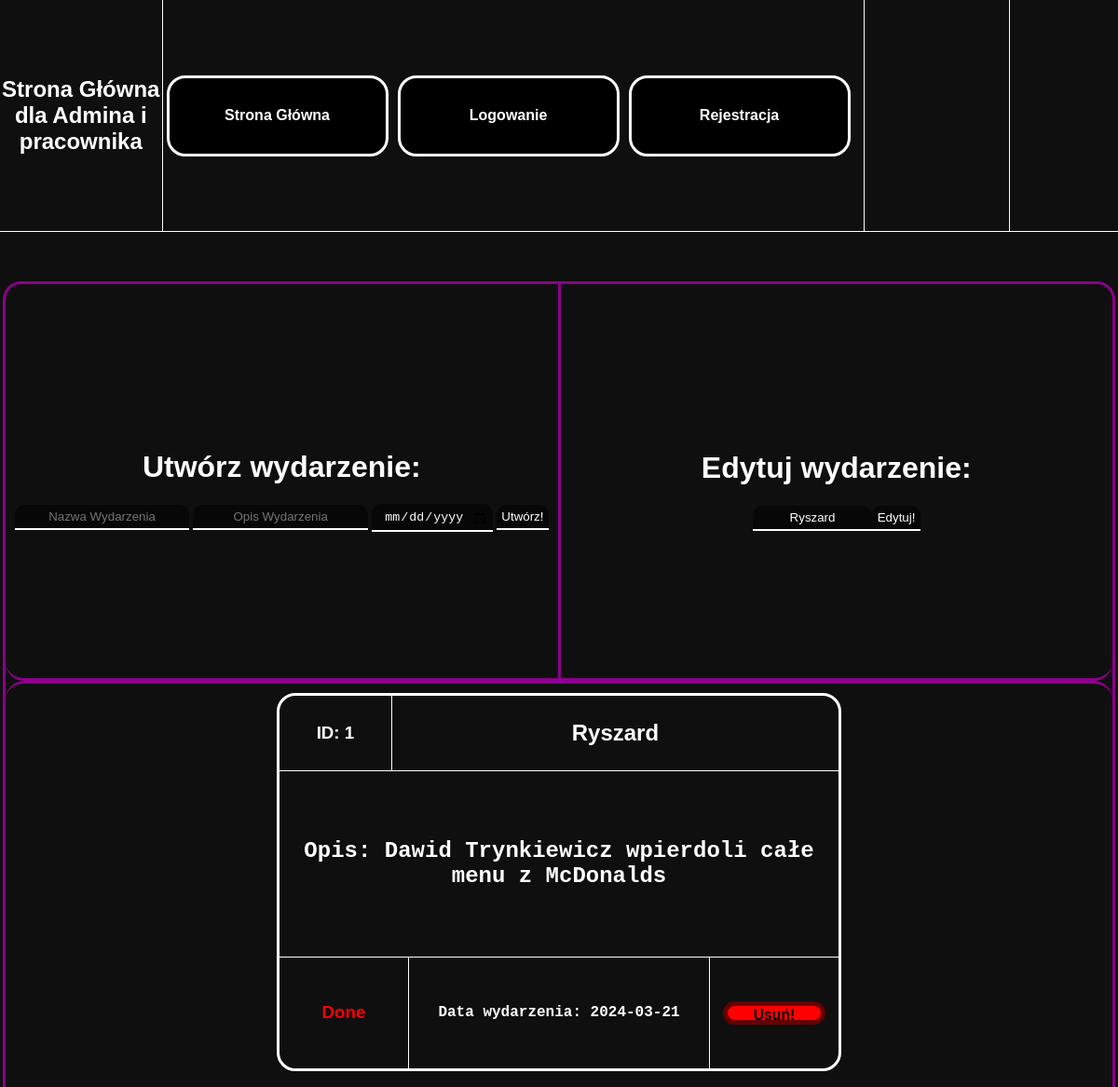
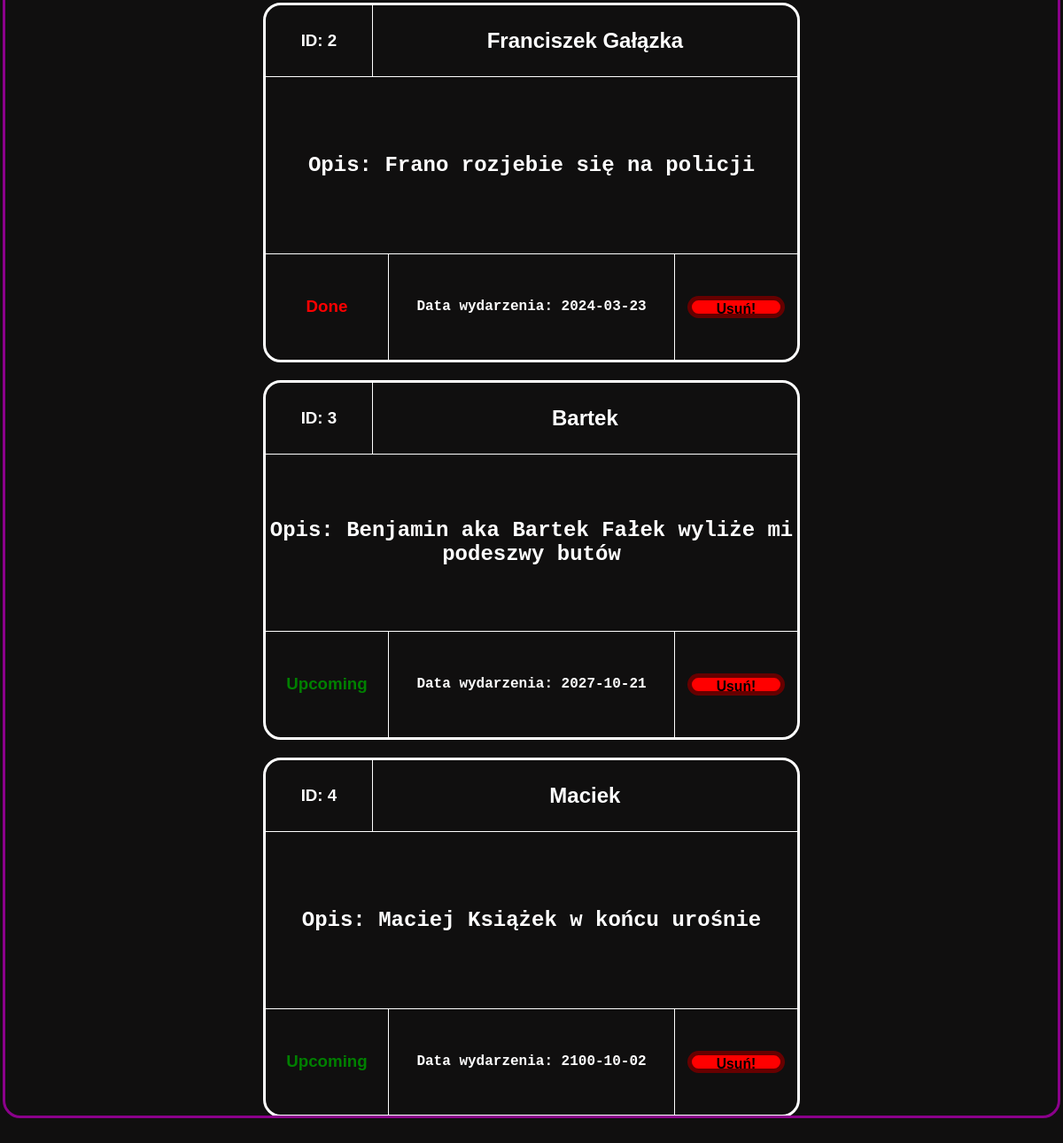
Before: /indexadminiuzytkownik.php with the older database file (2 pictures, top to bottom).
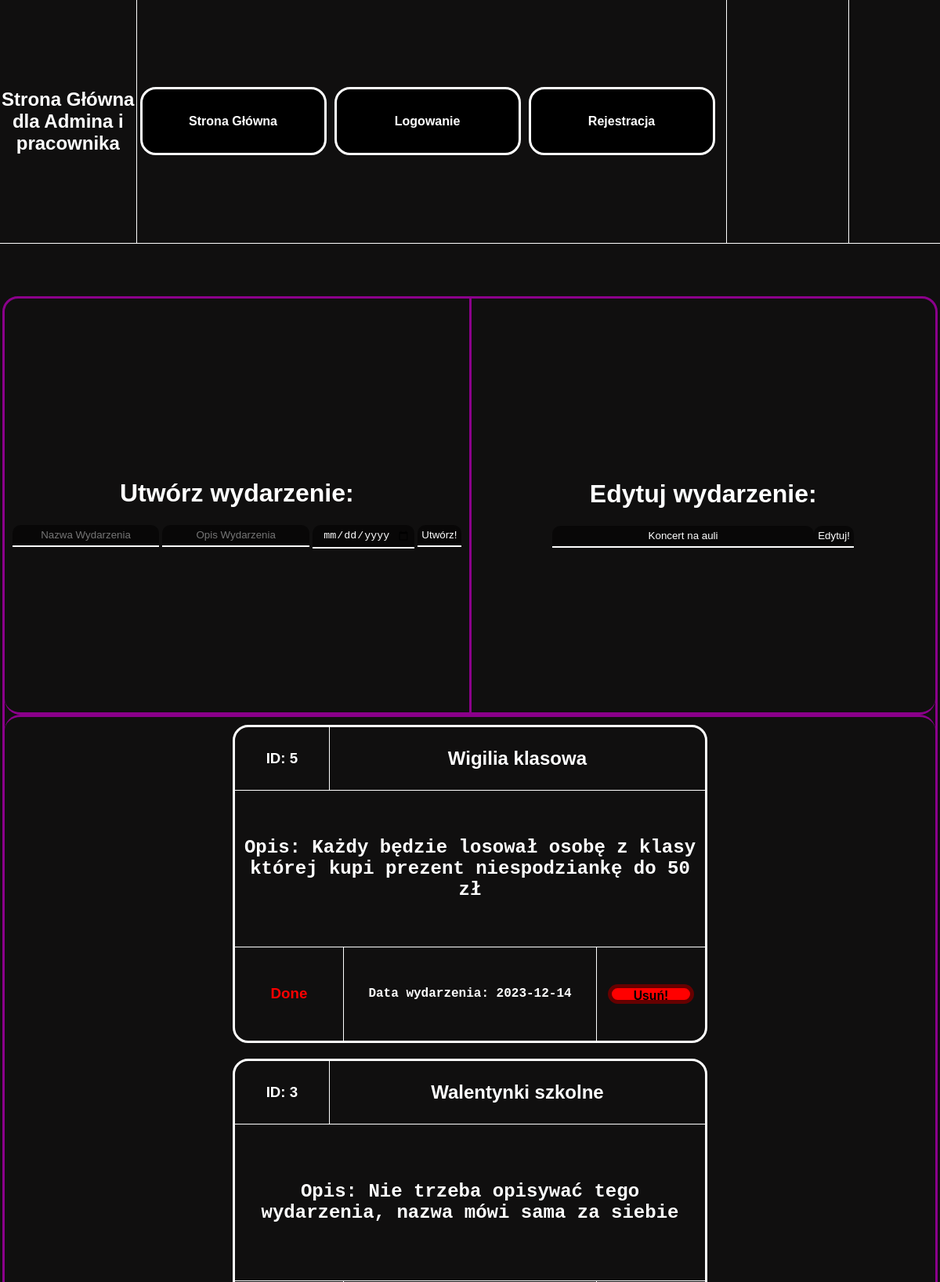
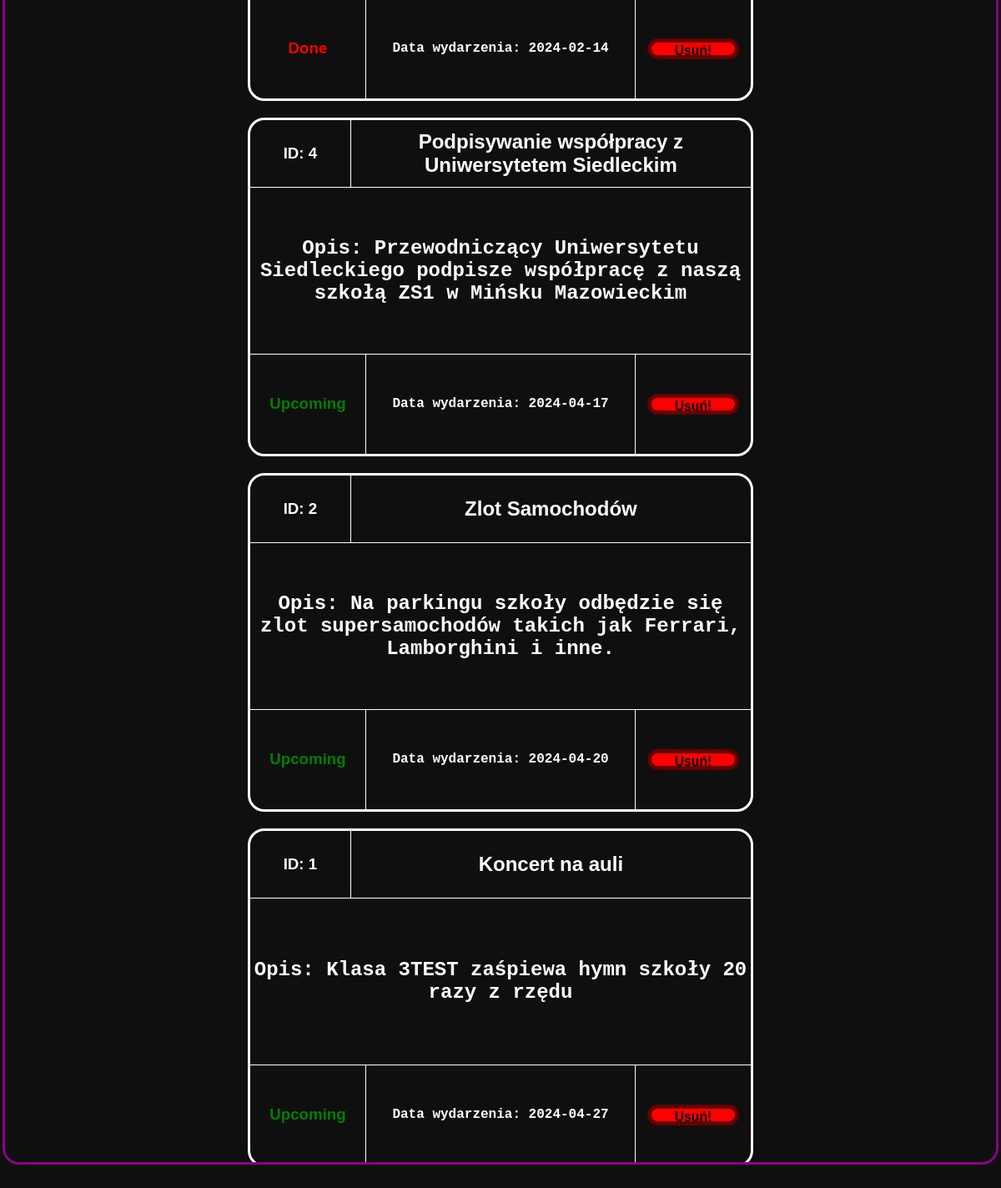
After: the same page with the newer database file (2 pictures, top to bottom).
### tables this page shows
CREATE TABLE `wydarzenia` (
  `ID` int(11) NOT NULL,
  `nazwa_wyd` text NOT NULL,
  `opis_wyd` text NOT NULL,
  `data_wyd` date NOT NULL
);

### indexadminiuzytkownik.php (the view, shortened to what the changed rows need)
<!DOCTYPE html>
<html lang="en">
<head>
    <link rel="stylesheet" href="style.css">
</head>
<body>
    <div id="ogol">
        <div id="menu">
            <div id="menlewolewo">
                <h1>Strona Główna dla Admina i pracownika</h1>
            </div>
        </div>
        <div id="tresc">
            <div id="trescogol">
                <div id="trescogolgora">
                    <div id="trescogolgoralewo">
                        <h1>Utwórz wydarzenie: </h1>
                    </div>
                    <div id="trescogolgoraprawo">
                        <h1>Edytuj wydarzenie: </h1>
                        <form action="edycja.php" method="POST">
                            <?php
                            $host = "localhost";
                            $dbuser = "root";
                            $dbpassword = "";
                            $dbname = "Aaawlasny_projekt_BS";
                            $conn = mysqli_connect($host, $dbuser, $dbpassword, $dbname);
                            echo "<select name='edyt' class='input'>";
                            $sql = "SELECT * FROM `wydarzenia` WHERE 1";
                            $result = $conn->query($sql);
                            if ($result->num_rows > 0) {
                                while ($row = $result->fetch_assoc()) {
                                    echo "<option value='" . $row['ID'] . "'>" . $row['nazwa_wyd'] . "</option>";
                                }
                                echo "</select>";
                                echo '<input type="submit" class="input" name="submit" value="Edytuj!">';
                            } else {
                                echo "<option value=''>Brak kandydatów</option>";
                            }
                            ?>
                        </form>
                    </div>
                </div>
                <div id="trescogoldol">
                    <?php
                    $host = "localhost";
                    $dbuser = "root";
                    $dbpassword = "";
                    $dbname = "Aaawlasny_projekt_BS";
                    $conn = mysqli_connect($host, $dbuser, $dbpassword, $dbname);
                    $sql = "SELECT `ID`, `nazwa_wyd`, `opis_wyd`, `data_wyd` FROM `wydarzenia`ORDER BY `data_wyd` ASC";
                    $result = $conn->query($sql);
                    if ($result->num_rows > 0) {
                        while ($row = $result->fetch_assoc()) {
                            echo "<div id = 'wydarzenie'>";
                            echo "<div id = 'divgora'>";
                            echo "<div id = 'divgoralewo'>";
                            echo "<h3>" . "ID: " .  $row['ID'] . "</h3>";
                            echo "</div>";
                            echo "<div id = 'divgoraprawo'>";
                            echo "<h2 id='nazwa_wyd'>" .   $row['nazwa_wyd'] . "</h2>";
                            echo "</div>";
                            echo "</div>";
                            echo "<div id = 'divsrodek'>";
                            echo "<h2>" . "Opis: " . $row['opis_wyd'] . "</h2>";
                            echo "</div>";
                            echo "<div id = 'divdol'>";
                            echo "<div id = 'divdollewolewo'>";
                            $date = new DateTime($row['data_wyd']);
                            $now = new DateTime();
                            if ($date >= $now) {
                                echo "<h3 id ='dobre'>Upcoming</h3>";
                            } else {
                                echo "<h3 id ='zle'>Done</h3>";
                            }
                            echo "</div>";
                            echo "<div id = 'divdollewo'>";
                            echo "<h4>" . "Data wydarzenia: " . $row['data_wyd'] . "</h4>";
                            echo "</div>";
                            echo "<div id = 'divdolprawo'>";
                            echo "<form method='POST' action=''>";
                            echo "<input type='submit' class='input1' name='usun' value='Usuń!' style='width: 110px;'>";
                            echo "</form>";
                            echo "</div>";
                            echo "</div>";
                            echo "</div>";
                        }
                    } else {
                        echo "<h1>Brak Wydarzeń</h1>";
                    }
                    ?>
                </div>
            </div>
        </div>
    </div>
</body>
</html>

Changed rows visible on the page:
added wydarzenia: ID "5", nazwa_wyd "Wigilia klasowa", opis_wyd "Każdy będzie losował osobę z klasy której kupi prezent niespodziankę do 50 zł", shows "Done", data_wyd "2023-12-14"
changed wydarzenia id 3: nazwa_wyd "Bartek" → "Walentynki szkolne"; opis_wyd "Benjamin aka Bartek Fałek wyliże mi podeszwy butów" → "Nie trzeba opisywać tego wydarzenia, nazwa mówi sama za siebie"; data_wyd "2027-10-21" → "2024-02-14"; data_wyd "Upcoming" → "Done"
changed wydarzenia id 4: nazwa_wyd "Maciek" → "Podpisywanie współpracy z Uniwersytetem Siedleckim"; opis_wyd "Maciej Książek w końcu urośnie" → "Przewodniczący Uniwersytetu Siedleckiego podpisze współpracę z naszą szkołą ZS1 w Mińsku Mazowieckim"; data_wyd "2100-10-02" → "2024-04-17"
changed wydarzenia id 2: nazwa_wyd "Franciszek Gałązka" → "Zlot Samochodów"; opis_wyd "Frano rozjebie się na policji" → "Na parkingu szkoły odbędzie się zlot supersamochodów takich jak Ferrari, Lamborghini i inne."; data_wyd "2024-03-23" → "2024-04-20"; data_wyd "Done" → "Upcoming"; moves down the list
changed wydarzenia id 1: nazwa_wyd "Ryszard" → "Koncert na auli"; opis_wyd "Dawid Trynkiewicz wpierdoli całe menu z McDonalds" → "Klasa 3TEST zaśpiewa hymn szkoły 20 razy z rzędu"; data_wyd "2024-03-21" → "2024-04-27"; data_wyd "Done" → "Upcoming"; moves down the list
Other visible differences:
form field edyt: "Ryszard" → "Koncert na auli"
